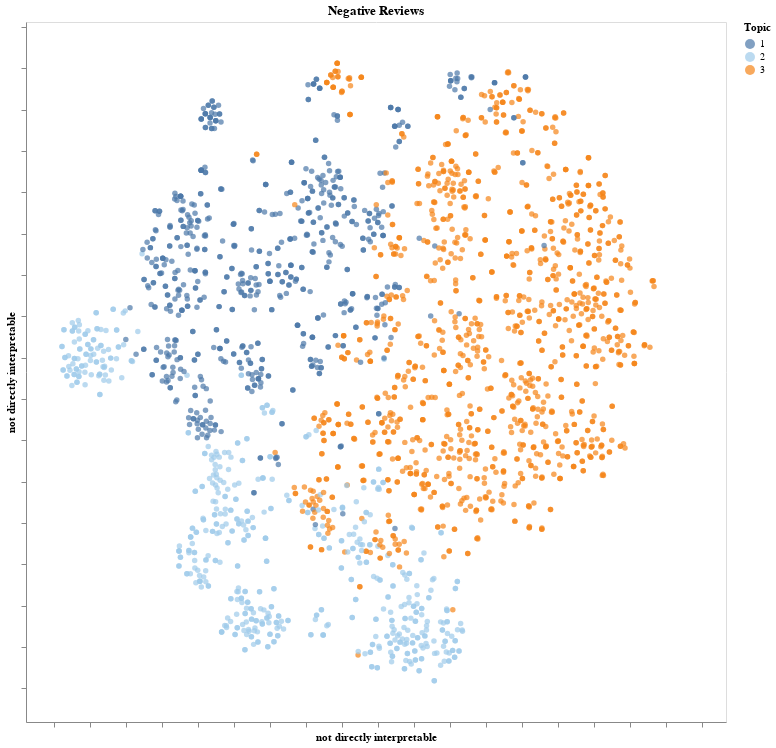

The code cell stored with this chart in its notebook:
### Markdown cell above
### Visualize the clusters

### Code cell
source = pd.DataFrame(
    {'x': df_apify_low['tSNE_X'],
     'y': df_apify_low['tSNE_Y'],
     'txt': df_apify_low['reviewDescription'],
     'Topic' : df_apify_low['Topic']
    })

# Define Bubbles on Map
bubbles = alt.Chart(source).mark_circle().encode(
    x=alt.X('x:Q', axis=alt.Axis(title="not directly interpretable", grid=False, labels=False),scale=alt.Scale(domain=[min(source.x)-10, max(source.x)+20])),
    y=alt.Y('y:Q', axis=alt.Axis(title="not directly interpretable", grid=False, labels=False),scale=alt.Scale(domain=[min(source.y)-10, max(source.y)+10])),
    #size='Relevance:Q',
    color = alt.Color('Topic:N', scale=alt.Scale(scheme='tableau20')),     #  More color schemes at  https://vega.github.io/vega/docs/schemes/
    tooltip=[alt.Tooltip('txt', title='reviewDescription'),                            # We can include a lot of information in the tooltips (mouseover pop-up)
             alt.Tooltip('Topic', title='Topic')
            ]
)

# Visualizes tweets in an interactive Map
bubbles.encode(text='txt').interactive().properties(height=700,width=700,title="Negative Reviews")

### Figure 1 — Vega-Lite specification as saved in the notebook (floating-point values rounded to 4 significant figures; data arrays with more than 128 entries replaced by an {"elided": "..."} marker saying what was removed)
{"config": {"view": {"continuousWidth": 400, "continuousHeight": 300}}, "data": {"name": "data-a23e52ea04a7445ccd2628c1c2cf3c44"}, "mark": "circle", "encoding": {"color": {"field": "Topic", "scale": {"scheme": "tableau20"}, "type": "nominal"}, "text": {"field": "txt", "type": "nominal"}, "tooltip": [{"field": "txt", "title": "reviewDescription", "type": "nominal"}, {"field": "Topic", "title": "Topic", "type": "quantitative"}], "x": {"axis": {"grid": false, "labels": false, "title": "not directly interpretable"}, "field": "x", "scale": {"domain": [-97.83, 96.64]}, "type": "quantitative"}, "y": {"axis": {"grid": false, "labels": false, "title": "not directly interpretable"}, "field": "y", "scale": {"domain": [-88.11, 81.25]}, "type": "quantitative"}}, "height": 700, "selection": {"selector011": {"type": "interval", "bind": "scales", "encodings": ["x", "y"]}}, "title": "Negative Reviews", "width": 700, "$schema": "https://vega.github.io/schema/vega-lite/v4.17.0.json", "datasets": {"data-a23e52ea04a7445ccd2628c1c2cf3c44": {"elided": "2558 records"}}}
